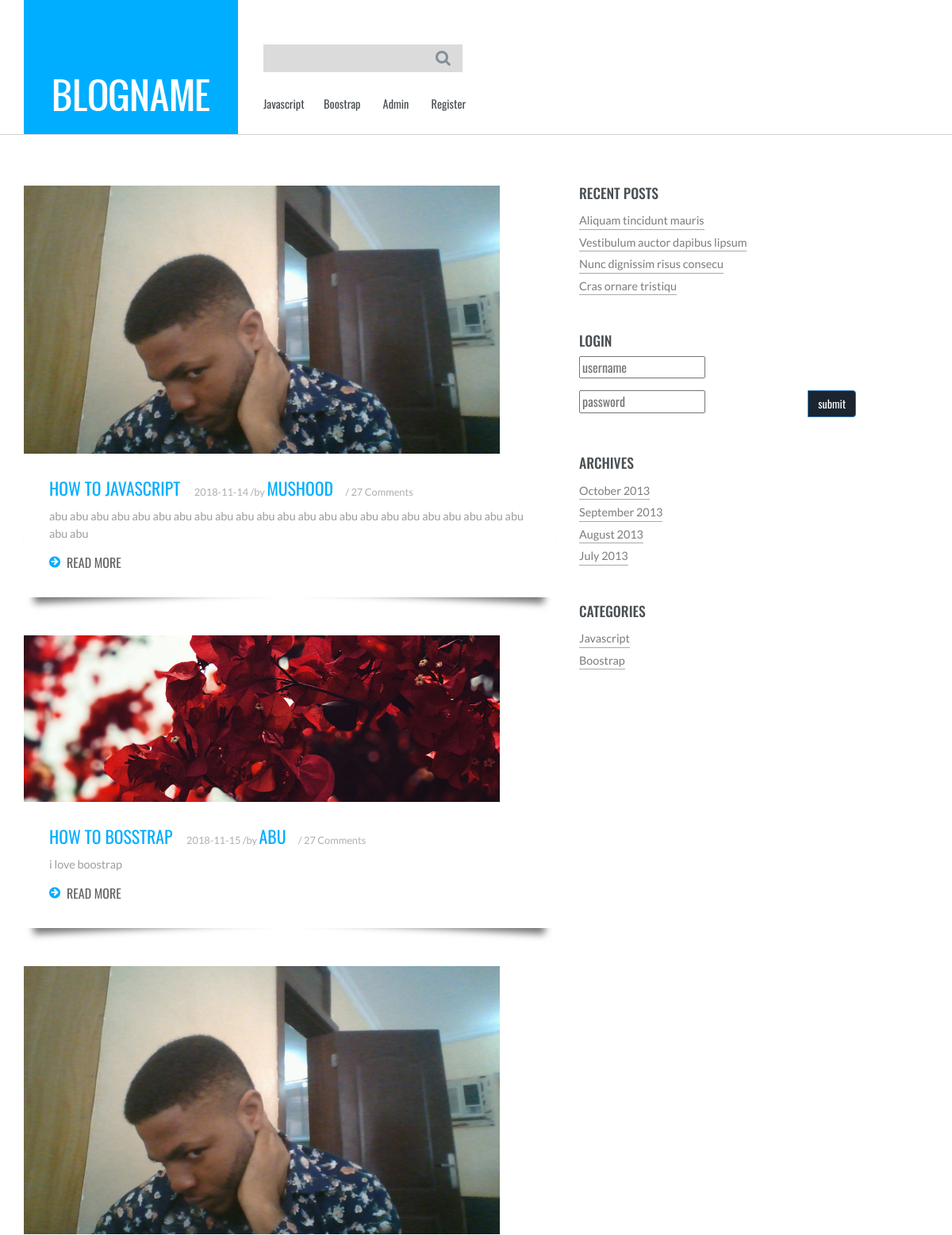
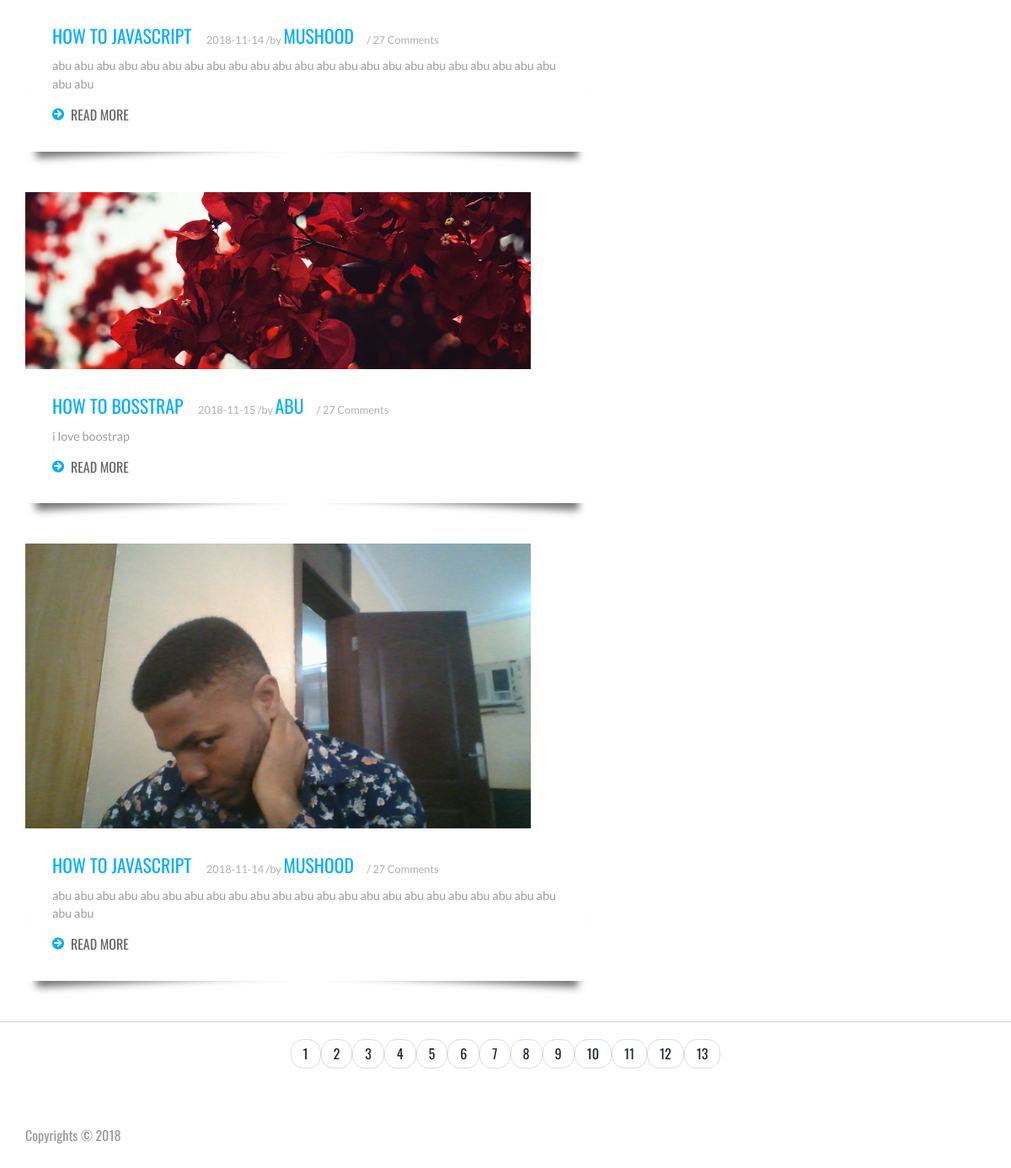
The page / on the database its author committed (2 pictures, top to bottom).
### tables this page shows
CREATE TABLE `categories` (
  `cat_id` int(3) NOT NULL,
  `cat_title` varchar(255) NOT NULL
);

CREATE TABLE `posts` (
  `post_id` int(3) NOT NULL,
  `post_category_id` int(3) NOT NULL,
  `post_title` varchar(255) NOT NULL,
  `post_author` varchar(255) NOT NULL,
  `post_date` date NOT NULL,
  `post_image` text NOT NULL,
  `post_content` text NOT NULL,
  `post_tags` varchar(255) NOT NULL,
  `post_comment_count` int(11) NOT NULL,
  `post_status` varchar(255) NOT NULL DEFAULT 'draft',
  `post_views_count` int(11) NOT NULL DEFAULT '0'
);

### index.php (the view)
<?php
include "includes/db.php";
?>
<?php
 include "includes/header.php";
?>
<?php
	include "includes/navigation.php";
?>
<div class="content">
	 <div class="container">
		 <div class="content-grids">
			 <div class="col-md-8 content-main">
				 <div class="content-grid">
					<?php
					$count_query = "SELECT * FROM posts WHERE post_status = 'published'";
					$find_count = mysqli_query($conn, $count_query);
					$count = mysqli_num_rows($find_count);
					$per_page = 5;
					$count = ceil($count/$per_page);
					if (isset($_GET['page'])) {
						$page = $_GET['page'];
					} else {
						$page ="";
					}
					if($page == "" || $page == 1){
						$page_1 = 0;
					} else {
						$page_1 = ($page * $per_page) - $per_page;
					}
				 $query = "SELECT * FROM posts WHERE post_status = 'published' LIMIT $page_1, $per_page";
				 $select_post_query = mysqli_query($conn, $query);
				 $num_rows = mysqli_num_rows($select_post_query);
				 if($num_rows == 0){
					 echo "<h1 class=text-center> NO POST HERE</h1>";
				 } else {
				 while ($row = mysqli_fetch_array($select_post_query)) {
					$post_id = $row['post_id'];
					$post_title = $row['post_title'];
					$post_author = $row['post_author'];
					$post_date = $row['post_date'];
					$post_image = $row['post_image'];
					$post_content = substr($row['post_content'],0,100) ;
				 ?>
					 <div class="content-grid-info">
						 <a href="post.php?id=<?php echo $post_id; ?>"><img src="images/<?php echo $post_image; ?>" width="600" alt=""/></a>
						 <div class="post-info">
						 <h4><a href="post.php?id=<?php echo $post_id; ?>"><?php echo $post_title; ?></a>  <?php echo $post_date; ?> /by <a href="author.php?author=<?php echo $post_author; ?>"><?php echo $post_author; ?></a>/ 27 Comments</h4>
						 <p><?php echo $post_content; ?></p>
						 <a href="post.php?id=<?php echo $post_id; ?>"><span></span>READ MORE</a>
						 </div>
					 </div>
					 <?php
				 } }
					 ?>
				 </div>
			  </div>
			 <?php
				include "includes/sidebar.php";
			 ?>
			 <ul class="pager">
				<?php
				for ($i = 1; $i <= $count; $i++){
					if ($i == $page) {
						echo "<li><a class='active_link' href='index.php?page={$i}'>{$i}</a></li>";
					} else {
						echo "<li><a href='index.php?page={$i}'>{$i}</a></li>";
					}
				}
				?>
			 </ul>
<?php
include "includes/footer.php";
?>

### Includes/header.php (shortened to what this page needs)
<!DOCTYPE HTML>
<html>
<head>
	<link href="css/bootstrap.css" rel='stylesheet' type='text/css' />
	<link href="css/style.css" rel='stylesheet' type='text/css' />
</head>
<body>

### Includes/navigation.php (shortened to what this page needs)
<div class="header">
	 <div class="container">
		  <div class="logo">
			  <a href="index.php"><img src="images/logo.jpg" title="" /></a>
		  </div>
			 <div class="top-menu">
				 <div class="search">
					 <form action="search.php" method="post">
					 <input name = "search" type="text" placeholder="" required="">
					 <input name ="submit" type="submit" value=""/>
					 </form>
				 </div>
				   <ul>
                       <?php
                       $query = "SELECT * FROM  categories";
                       $select_all_categories = mysqli_query($conn, $query);
                       while ($row = mysqli_fetch_array($select_all_categories)) {
                        $cat_title = $row['cat_title'];
                        echo "<li><a>{$cat_title}</a></li>";
                       }
                       ?>
						<li><a href="admin">Admin</a></li>
						<li><a href="registration.php">Register</a></li>
				 </ul>
			 </div>
			 <div class="clearfix"></div>
	 </div>
</div>

### Includes/sidebar.php (shortened to what this page needs)
<div class="col-md-4 content-right">
				 <div class="recent">
					 <h3>RECENT POSTS</h3>
					 <ul>
					 <li><a href="#">Aliquam tincidunt mauris</a></li>
					 <li><a href="#">Vestibulum auctor dapibus  lipsum</a></li>
					 <li><a href="#">Nunc dignissim risus consecu</a></li>
					 <li><a href="#">Cras ornare tristiqu</a></li>
					 </ul>
				 </div>
				 <div class="comments">
					 <h3>LOGIN</h3>
					<form action="includes/login.php" method="post">
					<div class="form-group">
					<input type="text" name="username" id="" placeholder = "username" class="form-contro">
					</div>
					<div class="input-group">
					<input type="password" name="password" id="" placeholder = "password" class="form-contro"><span class="input-group-btn">
					<button class="btn btn-primary" name="login" type="submit">submit</button>
					</span>
					</div>
					</form>
				 </div>
				 <div class="archives">
					 <h3>ARCHIVES</h3>
					 <ul>
					 <li><a href="#">October 2013</a></li>
					 <li><a href="#">September 2013</a></li>
					 <li><a href="#">August 2013</a></li>
					 <li><a href="#">July 2013</a></li>
					 </ul>
				 </div>
				 <div class="categories">
					 <h3>CATEGORIES</h3>
					 <ul>
                     <?php
                         $query = "SELECT * FROM  categories";
                         $select_all_categories_sidebar = mysqli_query($conn, $query);
                         while ($row = mysqli_fetch_array($select_all_categories_sidebar)) {
						  $cat_title = $row['cat_title'];
						  $cat_id = $row['cat_id'];
                          echo "<li><a href='category.php?cat_id=$cat_id'>{$cat_title}</a></li>";
                         }
                     ?>
					 </ul>
				 </div>
			  </div>
		  </div>
	  </div>
</div>

### Includes/footer.php
<div class="footer">
	 <div class="container">
	 <p>Copyrights © 2018</a></p>
	 </div>
</div>

### css/style.css (style rules this page uses)
html, body { font-size: 100%; background-size:cover; font-family: 'Oswald', sans-serif; }
body a { transition: 0.5s all ease; -webkit-transition: 0.5s all ease; -moz-transition: 0.5s all ease; -o-transition: 0.5s all ease; -ms-transition: 0.5s all ease; }
h1,h2,h3,h4,h5,h6 { margin:0; }
p { margin:0; }
ul,label { margin:0; padding:0; }
.logo { float:left; margin-right:2em; }
.top-menu { float:left; width:40%; margin-top:3.5em; }
.search { width: 55%; position:relative; }
.search form { border: 1px solid #dbdbdb; background:#dbdbdb; }
.search form input[type="text"] { padding: 5px 6px; font-weight: 400; font-size: 1em; color: #fff; border: none; outline: none; font-family: 'Oswald', sans-serif; width: 87%; background:#dbdbdb; }
.search form input[type="submit"] { background: url('../images/search.png')no-repeat 0px 0px; width: 20px; height: 20px; border: none; cursor: pointer; outline: none; position: absolute; top:23%; }
.top-menu ul { margin-top:1em; }
.top-menu ul li { display: inline-block; }
.top-menu ul li a { margin:1em 1.7em 1em 0em; display: block; color: #4a5054; font-weight: 400; font-size: 0.9em; text-decoration: none; transition: 0.5s all; -webkit-transition: 0.5s all; -moz-transition: 0.5s all; -o-transition: 0.5s all; }
.content,.about-content,.contact-content,.single { border-top:1px solid #d2d2d2; border-bottom:1px solid #d2d2d2; }
.content-main { padding-left:0; width:60%; }
.content-grids { margin-top: 4em; }
.post-info { background:#fff; padding:2em; }
.post-info h4 { color:#afafaf; font-family: 'Lato', sans-serif; font-size:0.8em; margin-bottom:1em; }
.post-info h4 a { font-size:1.7em; color:#00aeff; margin-right:0.7em; display:inline-block; text-decoration:none; font-family: 'Oswald', sans-serif; font-weight:400; text-transform:uppercase; }
.post-info p { font-family: 'Lato', sans-serif; color:#9a9da0; font-size:0.9em; line-height:1.5em; margin-bottom:1em; }
.post-info a span { background: url(../images/more.png) no-repeat 0px 3px; height: 18px; width: 15px; display: inline-block; margin-right: 7px; }
.post-info a { color: #626465; font-weight: 400; font-size: 1em; display: inline-block; text-decoration: none; }
.content-grid-info { position: relative; margin-bottom: 3em; }
.post-info:before, .post-info:after { z-index: -1; position: absolute; content: ""; bottom: 15px; left: 10px; width: 50%; top: 80%; max-width:300px; background: #777; -webkit-box-shadow: 0 15px 10px #777; -moz-box-shadow: 0 15px 10px #777; box-shadow: 0 15px 10px #777; -webkit-transform: rotate(-3deg); -moz-transform: rotate(-3deg); -o-transform: rotate(-3deg); -ms-transform: rotate(-3deg); transform: rotate(-3deg); }
.post-info:after { -webkit-transform: rotate(3deg); -moz-transform: rotate(3deg); -o-transform: rotate(3deg); -ms-transform: rotate(3deg); transform: rotate(3deg); right: 10px; left: auto; }
.content-right { padding-left: 1em; }
.recent,.comments,.archives { margin-bottom:3em; }
.recent h3,.comments h3,.archives h3,.categories h3 { color:#4a5054; font-size:1.1em; margin-bottom:0.5em; }
.recent ul li,.comments ul li,.archives ul li,.categories ul li { display:block; }
.recent li a,.comments ul li a,.archives ul li a,.categories ul li a { color:#7C7C7C; border-bottom:1px solid #a6aaae; font-family: 'Lato', sans-serif; font-size: 0.9em; text-decoration: none; padding: 6px 0 0 0; display:inline-block; font-weight: 400; }
.footer { padding:3em 0; }
.footer p { color:#989898; font-size:1em; }

### rows shown on the page
categories: cat_title "Javascript"
categories: cat_title "Boostrap"
posts: post_image (picture), post_title "HOW TO JAVASCRIPT", post_date "2018-11-14", post_author "MUSHOOD", post_content "abu abu abu abu abu abu abu abu abu abu abu abu abu abu abu abu abu abu abu abu abu abu abu abu abu"
posts: post_image (picture), post_title "HOW TO BOSSTRAP", post_date "2018-11-15", post_author "ABU", post_content "i love boostrap"
posts: post_image (picture), post_title "HOW TO JAVASCRIPT", post_date "2018-11-14", post_author "MUSHOOD", post_content "abu abu abu abu abu abu abu abu abu abu abu abu abu abu abu abu abu abu abu abu abu abu abu abu abu"
posts: post_image (picture), post_title "HOW TO BOSSTRAP", post_date "2018-11-15", post_author "ABU", post_content "i love boostrap"
posts: post_image (picture), post_title "HOW TO JAVASCRIPT", post_date "2018-11-14", post_author "MUSHOOD", post_content "abu abu abu abu abu abu abu abu abu abu abu abu abu abu abu abu abu abu abu abu abu abu abu abu abu"
